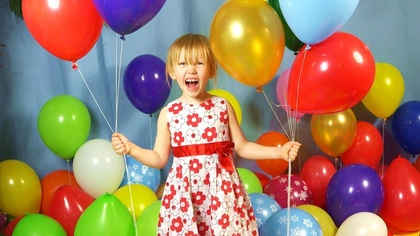
%> input picture B Tech/IP/lab3images/image1.jpg, 420 x 236 px, shrunk from 1280 x 720 before the run
$ octave assign3_5.m   (GNU Octave 9; MATLAB toolbox functions it lacks are replaced by stand-ins)
%> lines starting %> are read from the running program, lines starting %| are printed output that depends on the picture; in (x1, y1, x2, y2) boxes, pixels count from 0 and x2, y2 are one past the last pixel; in counts of white or black regions, pixels touching at a corner belong together; the program's own positions count from 1
close all
clear
clc

% Read Image
a = imread('E:\SEM 7\IP\lab3images\image1.jpg');
%> a is the input picture: size 236x420x3 uint8; mean R, G, B 160.5, 125.7, 102.4
imshow(a)

[m,n,p] = size(a);
%> m = 236; n = 420; p = 3
%b=zeros(m,n);
for i=1:m
  for j=1:n
    if(a(i,j,1)<150 && a(i,j,2)>150 && a(i,j,3)<100)
      b(i,j)=1;
     else
      b(i,j)=0;
     endif
  endfor
endfor
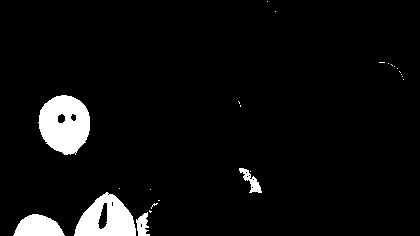
%> b: size 236x420 double; values 0 (black) and 1 (white), 5.3% white; 24 white regions (19 under 20 px), largest, box (x1, y1, x2, y2) and area: (38, 95, 90, 155) 2291, (74, 192, 136, 236) 1713, (13, 214, 65, 236) 818, (239, 168, 262, 193) 219, (136, 212, 150, 236) 213
figure
imshow(b)

final = a .* b;
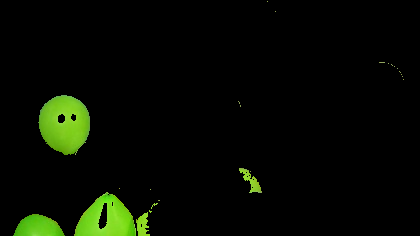
%> final: size 236x420x3 uint8; mean R, G, B 6.3, 10.7, 1.7
figure
imshow(final)
